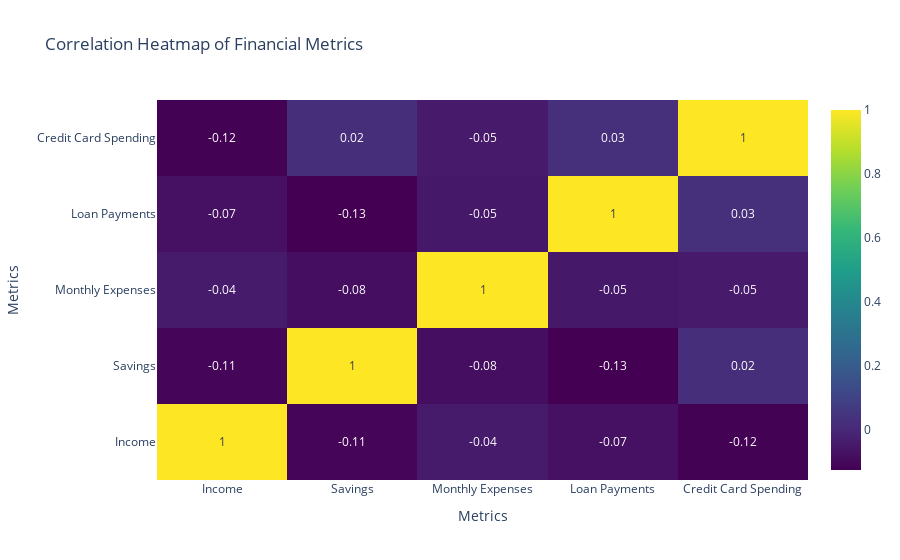

Here is the notebook cell this chart was saved with:
### Markdown cell above
### *Correlation Analysis*

### Code cell
correlations = data[['Income', 'Savings', 'Monthly Expenses', 'Loan Payments', 'Credit Card Spending']].corr()

fig4 = go.Figure(data=go.Heatmap(
    z=correlations.values, 
    x=correlations.columns,  
    y=correlations.columns, 
    colorscale='Viridis',
    text=np.round(correlations.values, 2),
    texttemplate="%{text}"
))

fig4.update_layout(
    title="Correlation Heatmap of Financial Metrics",
    xaxis_title="Metrics",
    yaxis_title="Metrics"
)

# Show the heatmap
fig4.show()

### Figure 1 — Plotly figure (JSON) as saved in the notebook; plotly's stock layout.template omitted (floating-point values rounded to 4 significant figures)
{"data": [{"colorscale": [[0, "#440154"], [0.1111, "#482878"], [0.2222, "#3e4989"], [0.3333, "#31688e"], [0.4444, "#26828e"], [0.5556, "#1f9e89"], [0.6667, "#35b779"], [0.7778, "#6ece58"], [0.8889, "#b5de2b"], [1, "#fde725"]], "text": [[1, -0.11, -0.04, -0.07, -0.12], [-0.11, 1, -0.08, -0.13, 0.02], [-0.04, -0.08, 1, -0.05, -0.05], [-0.07, -0.13, -0.05, 1, 0.03], [-0.12, 0.02, -0.05, 0.03, 1]], "texttemplate": "%{text}", "type": "heatmap", "x": ["Income", "Savings", "Monthly Expenses", "Loan Payments", "Credit Card Spending"], "y": ["Income", "Savings", "Monthly Expenses", "Loan Payments", "Credit Card Spending"], "z": [[1, -0.1083, -0.04135, -0.07305, -0.1232], [-0.1083, 1, -0.08209, -0.1252, 0.0225], [-0.04135, -0.08209, 1, -0.05288, -0.04606], [-0.07305, -0.1252, -0.05288, 1, 0.02553], [-0.1232, 0.0225, -0.04606, 0.02553, 1]]}], "layout": {"autosize": true, "title": {"text": "Correlation Heatmap of Financial Metrics"}, "xaxis": {"autorange": true, "range": [-0.5, 4.5], "title": {"text": "Metrics"}, "type": "category"}, "yaxis": {"autorange": true, "range": [-0.5, 4.5], "title": {"text": "Metrics"}, "type": "category"}}}
